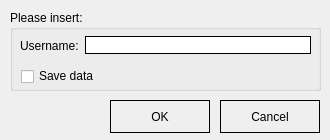
<?xml version="1.0" encoding="UTF-8"?>
<ui version="4.0">
 <class>FrmGetUserData</class>
 <widget class="QDialog" name="FrmGetUserData">
  <property name="windowModality">
   <enum>Qt::ApplicationModal</enum>
  </property>
  <property name="geometry">
   <rect>
    <x>0</x>
    <y>0</y>
    <width>330</width>
    <height>140</height>
   </rect>
  </property>
  <property name="minimumSize">
   <size>
    <width>330</width>
    <height>140</height>
   </size>
  </property>
  <property name="maximumSize">
   <size>
    <width>330</width>
    <height>140</height>
   </size>
  </property>
  <property name="windowTitle">
   <string>User data requested</string>
  </property>
  <property name="windowIcon">
   <iconset resource="systray.qrc">
    <normaloff>:/images/logo.png</normaloff>:/images/logo.png</iconset>
  </property>
  <property name="modal">
   <bool>true</bool>
  </property>
  <widget class="QGroupBox" name="groupBox">
   <property name="geometry">
    <rect>
     <x>10</x>
     <y>10</y>
     <width>311</width>
     <height>81</height>
    </rect>
   </property>
   <property name="title">
    <string>Please insert:</string>
   </property>
   <widget class="QWidget" name="horizontalLayoutWidget">
    <property name="geometry">
     <rect>
      <x>10</x>
      <y>20</y>
      <width>291</width>
      <height>31</height>
     </rect>
    </property>
    <layout class="QHBoxLayout" name="horizontalLayout">
     <item>
      <widget class="QLabel" name="lblDescription">
       <property name="text">
        <string>Username:</string>
       </property>
      </widget>
     </item>
     <item>
      <widget class="QLineEdit" name="txtDataField">
       <property name="styleSheet">
        <string notr="true">:enabled {border: 1px solid black; background-color: rgb(255, 255, 255);}
:disabled {border: 1px solid black; background-color: rgb(195, 195, 195);}
:hover {border: 1px solid red; }</string>
       </property>
      </widget>
     </item>
    </layout>
   </widget>
   <widget class="QCheckBox" name="cbSaveData">
    <property name="geometry">
     <rect>
      <x>11</x>
      <y>57</y>
      <width>291</width>
      <height>18</height>
     </rect>
    </property>
    <property name="styleSheet">
     <string notr="true">QCheckBox { 
spacing: 5px;
}

QCheckBox::indicator {
width: 13px;
height: 13px;
}

QCheckBox::indicator:unchecked:disabled {
image: url(:/images/styles/checkbox_unchecked_dis.png);
}

QCheckBox::indicator:checked:disabled {
image: url(:/images/styles/checkbox_checked_dis.png);
}

QCheckBox::indicator:unchecked:enabled {
image: url(:/images/styles/checkbox_unchecked.png);
}

QCheckBox::indicator:checked:enabled {
image: url(:/images/styles/checkbox_checked.png);
}

QCheckBox::indicator:unchecked:enabled:hover {
image: url(:/images/styles/checkbox_unchecked_hover.png);
}

QCheckBox::indicator:checked:enabled:hover {
image: url(:/images/styles/checkbox_checked_hover.png);
}
</string>
    </property>
    <property name="text">
     <string>Save data</string>
    </property>
   </widget>
  </widget>
  <widget class="QPushButton" name="cmdClose">
   <property name="geometry">
    <rect>
     <x>220</x>
     <y>100</y>
     <width>100</width>
     <height>33</height>
    </rect>
   </property>
   <property name="styleSheet">
    <string notr="true">:enabled {border: 1px solid black}
:disabled {border: 1px solid black}
:hover {background-color: rgb(195, 195, 195);}</string>
   </property>
   <property name="text">
    <string>Cancel</string>
   </property>
   <property name="flat">
    <bool>true</bool>
   </property>
  </widget>
  <widget class="QPushButton" name="cmdOK">
   <property name="geometry">
    <rect>
     <x>110</x>
     <y>100</y>
     <width>100</width>
     <height>33</height>
    </rect>
   </property>
   <property name="styleSheet">
    <string notr="true">:enabled {border: 1px solid black}
:disabled {border: 1px solid black}
:hover {background-color: rgb(195, 195, 195);}</string>
   </property>
   <property name="text">
    <string>OK</string>
   </property>
   <property name="default">
    <bool>true</bool>
   </property>
   <property name="flat">
    <bool>true</bool>
   </property>
  </widget>
 </widget>
 <tabstops>
  <tabstop>txtDataField</tabstop>
  <tabstop>cbSaveData</tabstop>
  <tabstop>cmdOK</tabstop>
  <tabstop>cmdClose</tabstop>
 </tabstops>
 <resources>
  <include location="systray.qrc"/>
 </resources>
 <connections/>
</ui>
